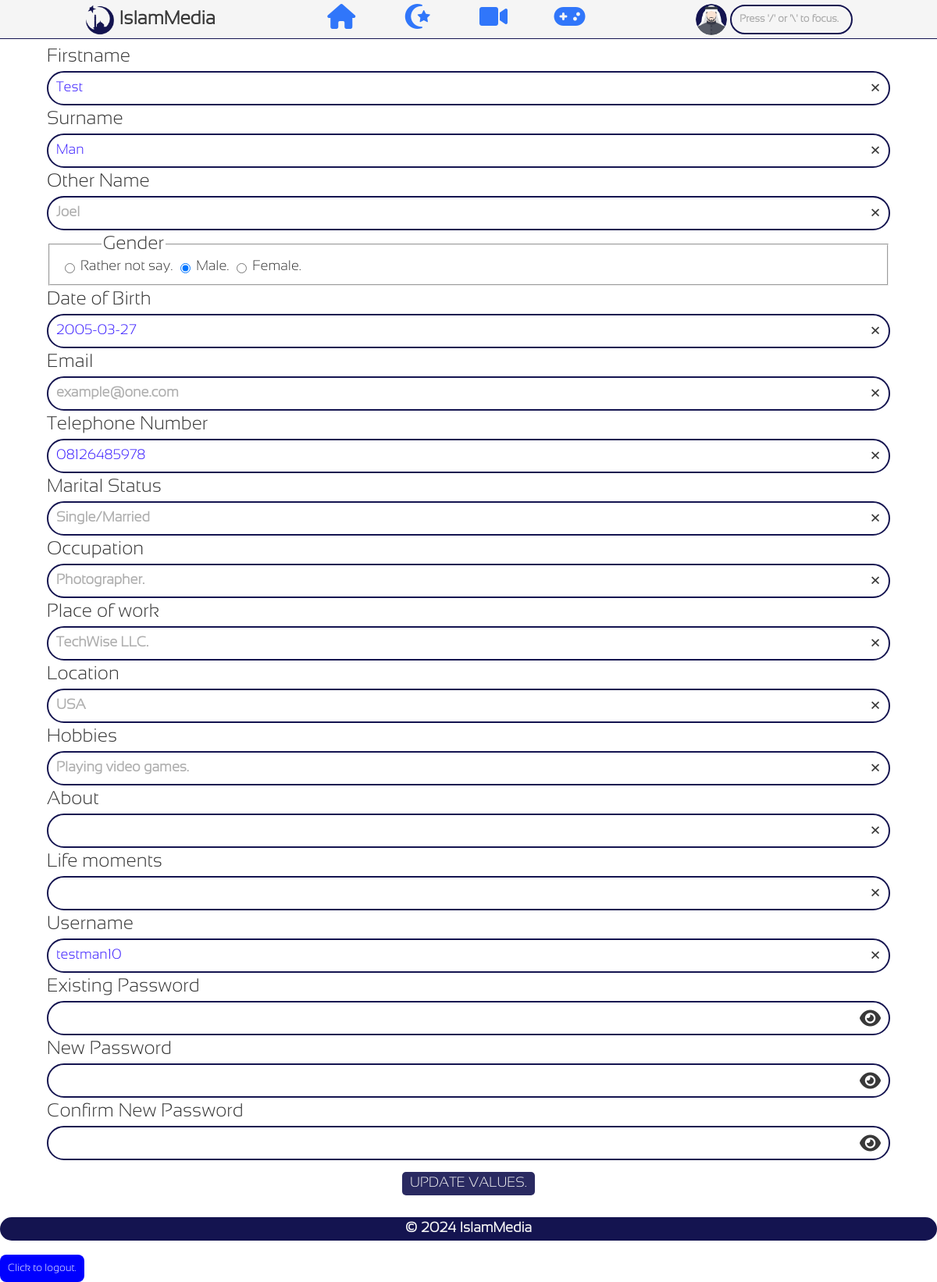
The app's page /edit_user_info.php (signed in) with its own data.
### tables this page shows
CREATE TABLE `users` (
  `userID` int(40) NOT NULL,
  `userImg` varchar(255) NOT NULL,
  `userName` varchar(255) NOT NULL,
  `passWord` varchar(255) NOT NULL,
  `firstName` varchar(255) NOT NULL,
  `surName` varchar(255) NOT NULL,
  `otherName` varchar(255) NOT NULL,
  `gender` varchar(40) NOT NULL,
  `dateOfBirth` date NOT NULL,
  `email` varchar(255) NOT NULL,
  `telephoneNumber` text NOT NULL,
  `maritalStatus` varchar(255) NOT NULL,
  `occupation` varchar(255) NOT NULL,
  `placeOfWork` varchar(255) NOT NULL,
  `location` varchar(255) NOT NULL,
  `hobbies` varchar(255) NOT NULL,
  `about` varchar(255) NOT NULL,
  `lifeMoments` text NOT NULL,
  `dateJoined` date NOT NULL DEFAULT current_timestamp(),
  `userType` varchar(255) NOT NULL DEFAULT 'user',
  `mailVerified` varchar(255) NOT NULL
);

### user_img.php (called while the page is built, shortened)
<?php
    $user_img = "uploads/profile_pics/" . sha1($_SESSION['islammedia_curr_user']);
    if (!file_exists($user_img)) {
        $stmt = $conn -> prepare("SELECT `gender` FROM `users` WHERE `userID`= ?;");
        $stmt -> bind_param("i", $_SESSION['islammedia_curr_user']);
        if ($stmt -> execute()) {
            $result = $stmt -> get_result();
        } else {
            $err = "Sorry, an error occurred, we are trying to fix it as soon as possible!";
            require("footer.php");
            exit;
        }
        if($result -> num_rows == 1) {
            while ($row = $result -> fetch_assoc()) {
                $gender = $row['gender'];
            }
        }
    }
?>

### edit_user_info.php (the view, shortened to what this page needs)
<?php
    require("connection.php");
    if($_SERVER['REQUEST_METHOD'] == "POST"){
        if (isset($_POST['firstname'])) {
            $firstname = sanitize_input($_POST['firstname']);
            $continue = 1;
        } else {
            $continue = 0;
        }
        if (isset($_POST['surname']) && $continue != 0) {
            $surname = sanitize_input($_POST['surname']);
            $continue = 1;
        } else {
            $continue = 0;
        }
        if (isset($_POST['other_name']) && $continue != 0) {
            $other_name = sanitize_input($_POST['other_name']);
            $continue = 1;
        } else {
            $continue = 0;
        }
        if (isset($_POST['gender']) && $continue != 0) {
            $gender = sanitize_input($_POST['gender']);
            $continue = 1;
        } else {
            $continue = 0;
        }
        if (isset($_POST['date_of_birth']) && $continue != 0) {
            $date_of_birth = sanitize_input($_POST['date_of_birth']);
            $continue = 1;
        } else {
            $continue = 0;
        }
        if (isset($_POST['email']) && $continue != 0) {
            $email = sanitize_input($_POST['email']);
            $continue = 1;
        } else {
            $continue = 0;
        }
        if (isset($_POST['telephone_number']) && $continue != 0) {
            $telephone_number = sanitize_input($_POST['telephone_number']);
            $continue = 1;
        } else {
            $continue = 0;
        }
        if (isset($_POST['marital_status']) && $continue != 0) {
            $marital_status = sanitize_input($_POST['marital_status']);
            $continue = 1;
        } else {
            $continue = 0;
        }
        if (isset($_POST['occupation']) && $continue != 0) {
            $occupation = sanitize_input($_POST['occupation']);
            $continue = 1;
        } else {
            $continue = 0;
        }
        if (isset($_POST['place_of_work']) && $continue != 0) {
            $place_of_work = sanitize_input($_POST['place_of_work']);
            $continue = 1;
        } else {
            $continue = 0;
        }
        if (isset($_POST['location']) && $continue != 0) {
            $location = sanitize_input($_POST['location']);
            $continue = 1;
        } else {
            $continue = 0;
        }
        if (isset($_POST['hobbies']) && $continue != 0) {
            $hobbies = sanitize_input($_POST['hobbies']);
            $continue = 1;
        } else {
            $continue = 0;
        }
        if (isset($_POST['about']) && $continue != 0) {
            $about = sanitize_input($_POST['about']);
            $continue = 1;
        } else {
            $continue = 0;
        }
        if (isset($_POST['life_moments']) && $continue != 0) {
            $life_moments = sanitize_input($_POST['life_moments']);
            $continue = 1;
        } else {
            $continue = 0;
        }
        if (isset($_POST['username']) && $continue != 0) {
            $username = sanitize_input($_POST['username']);
            $continue = 1;
        } else {
            $continue = 0;
        }
        if (isset($_POST['password']) && $continue != 0) {
            $password = sanitize_input($_POST['password'], FALSE);
            $continue = 1;
        } else {
            $continue = 0;
        }
        if (isset($_POST['npassword']) && $continue != 0) {
            $npassword = sanitize_input($_POST['npassword'], FALSE);
            $continue = 1;
        } else {
            $continue = 0;
        }
        if (isset($_POST['cpassword']) && $continue != 0) {
            $cpassword = sanitize_input($_POST['cpassword'], FALSE);
            $continue = 1;
        } else {
            $continue = 0;
        }
        if (isset($continue) && $continue == 1) {
            check_firstname();
        } else {
            $err = "The server received an incomplete request!";
            get_user_data();
        }
    } else {
       get_user_data();
    }
    function sanitize_input($data, $trim = TRUE){
        if($trim === TRUE){
            $data = trim($data);
        }
        $data = htmlentities($data, ENT_QUOTES);
        return $data;
    }
    function get_user_data() {
        global $conn, $firstname, $surname, $other_name, $gender, $date_of_birth, $email, $telephone_number, $marital_status, $occupation, $place_of_work, $location, $hobbies, $about, $life_moments, $username;
        $stmt = $conn -> prepare("SELECT `username`, `firstName`, `surName`, `otherName`, `gender`, `dateOfBirth`, `email`,`telephoneNumber`, `maritalStatus`, `occupation`, `placeOfWork`, `location`, `hobbies`, `about`, `lifeMoments` FROM `users` WHERE `userID`= ?;");
        $stmt -> bind_param("i", $_SESSION['islammedia_curr_user']);
        if($stmt -> execute()){
            $result = $stmt -> get_result();
        } else {
            $err = "Sorry, an error occurred, we are trying to fix it as soon as possible!";
            return;
        }
        if ($result -> num_rows == 1) {
            while ($row = $result->fetch_assoc()) {
                $firstname = $row['firstName'];
                $surname = $row['surName'];
                $other_name = $row['otherName'];
                $date_of_birth = $row['dateOfBirth'];
                $email = $row['email'];
                $telephone_number = $row['telephoneNumber'];
                $marital_status = $row['maritalStatus'];
                $occupation = $row['occupation'];
                $place_of_work = $row['placeOfWork'];
                $location = $row['location'];
                $hobbies = $row['hobbies'];
                $about = $row['about'];
                $life_moments = $row['lifeMoments'];
                $username = $row['username'];
            }
        } else {
            require('security.php');
            insert_suspect();
        }
    }
    require_once("header.php");
?>
    <form method="POST" action="<?php echo(sanitize_input($_SERVER['PHP_SELF'])); ?>" name="edit_profile" class="form1">
        <label for="firstname" class="label1">Firstname</label>
        <div class="input_div">
            <input type="text" class="input1" id="firstname" name="firstname" placeholder ="John" value="<?php if(isset($firstname)){ echo ($firstname);} ?>" autocomplete="off"/>
            <span class="post_input" onclick="empty_this(document.getElementById('firstname'))">&times;</span>
        </div>
        <label for="surname" class="label1">Surname</label>
        <div class="input_div">
            <input type="text" class="input1" id="surname" name="surname" placeholder ="Doe" value="<?php if(isset($surname)){ echo ($surname);} ?>" autocomplete="off"/>
            <span class="post_input" onclick="empty_this(document.getElementById('surname'))">&times;</span>
        </div>
        <label for="other_name" class="label1">Other Name</label>
        <div class="input_div">
            <input type="text" class="input1" id="other_name" name="other_name" placeholder ="Joel" value="<?php if(isset($other_name)){ echo ($other_name);} ?>" autocomplete="off"/>
            <span class="post_input" onclick="empty_this(document.getElementById('other_name'))">&times;</span>
        </div>
        <div class="div">
            <fieldset>
                <legend class="label1">Gender</legend>
                <div class="radio_input1">
                    <input type="radio" class="radio_input" id="rather_not_say" name="gender" value="r" <?php if((isset($gender) && $gender == "r") || empty($gender)){ echo ("checked"); } ?>/>
                    <label for="rather_not_say">Rather not say.</label>
                </div>
                <div class="radio_input1">
                    <input type="radio" class="radio_input" id="male" name="gender" value="m" <?php if(isset($gender) && $gender == "m"){ echo ("checked");} ?>/>
                    <label for="male">Male.</label>
                </div>
                <div class="radio_input1">
                    <input type="radio" class="radio_input" id="female" name="gender" value="f" <?php if(isset($gender) && $gender == "f"){ echo ("checked");} ?>/>
                    <label for="female">Female.</label>
                </div>
            </fieldset>
        </div>
        <label for="date_of_birth" class="label1">Date of Birth</label>
        <div class="input_div">
            <input type="text" class="input1" id="date_of_birth" name="date_of_birth" placeholder="DD-MM-YYYY or YYYY-MM-DD" value="<?php if(isset($date_of_birth)) {echo($date_of_birth);}; ?>" autocomplete="off"/>
            <span class="post_input" onclick="empty_this(document.getElementById('date_of_birth'))">&times;</span>
        </div>
        <label for="email" class="label1">Email</label>
        <div class="input_div">
            <input type="email" class="input1" id="email" name="email" placeholder="example@one.com" value="<?php if(isset($email)) {echo($email);}; ?>" autocomplete="off"/>
            <span class="post_input" onclick="empty_this(document.getElementById('email'))">&times;</span>
        </div>
        <label for="telephone_number" class="label1">Telephone Number</label>
        <div class="input_div">
            <input type="text" class="input1" id="telephone_number" name="telephone_number" placeholder="01**********56" value="<?php if(isset($telephone_number)) {echo($telephone_number);}; ?>" autocomplete="off"/>
            <span class="post_input" onclick="empty_this(document.getElementById('telephone_number'))">&times;</span>
        </div>
        <label for="marital_status" class="label1">Marital Status</label>
        <div class="input_div">
            <input type="text" class="input1" id="marital_status" name="marital_status" placeholder="Single/Married" value="<?php if(isset($marital_status)) {echo($marital_status);}; ?>" autocomplete="off"/>
            <span class="post_input" onclick="empty_this(document.getElementById('marital_status'))">&times;</span>
        </div>
        <label for="occupation" class="label1">Occupation</label>
        <div class="input_div">
            <input type="text" class="input1" id="occupation" name="occupation" placeholder="Photographer." value="<?php if(isset($occupation)) {echo($occupation);}; ?>" autocomplete="off"/>
            <span class="post_input" onclick="empty_this(document.getElementById('occupation'))">&times;</span>
        </div>
        <label for="place_of_work" class="label1">Place of work</label>
        <div class="input_div">
            <input type="text" class="input1" id="place_of_work" name="place_of_work" placeholder="TechWise LLC." value="<?php if(isset($place_of_work)) {echo($place_of_work);}; ?>" autocomplete="off"/>
            <span class="post_input" onclick="empty_this(document.getElementById('place_of_work'))">&times;</span>
        </div>
        <label for="location" class="label1">Location</label>
        <div class="input_div">
            <input type="text" class="input1" id="location" name="location" placeholder="USA" value="<?php if(isset($location)) {echo($location);}; ?>" autocomplete="off"/>
            <span class="post_input" onclick="empty_this(document.getElementById('location'))">&times;</span>
        </div>
        <label for="hobbies" class="label1">Hobbies</label>
        <div class="input_div">
            <input type="text" class="input1" id="hobbies" name="hobbies" placeholder="Playing video games." value="<?php if(isset($hobbies)) {echo($hobbies);}; ?>" autocomplete="off"/>
            <span class="post_input" onclick="empty_this(document.getElementById('hobbies'))">&times;</span>
        </div>
        <label for="about" class="label1">About</label>
        <div class="input_div">
            <input type="text" class="input1" id="about" name="about" placeholder="" value="<?php if(isset($about)) {echo($about);}; ?>" autocomplete="off"/>
            <span class="post_input" onclick="empty_this(document.getElementById('about'))">&times;</span>
        </div>
        <label for="life_moments" class="label1">Life moments</label>
        <div class="input_div">
            <input type="text" class="input1" id="life_moments" name="life_moments" placeholder="" value="<?php if(isset($life_moments)) {echo($life_moments);}; ?>" autocomplete="off"/>
            <span class="post_input" onclick="empty_this(document.getElementById('life_moments'))">&times;</span>
        </div>
        <label for="username" class="label1">Username</label>
        <div class="input_div">
            <input type="text" class="input1" id="username" name="username" placeholder="john_doe" value="<?php if(isset($username)) {echo($username);};?>" autocomplete="off"/>
            <span class="post_input" onclick="empty_this(document.getElementById('username'))">&times;</span>
        </div>
        <label for="password" class="label1">Existing Password</label>
        <div class="input_div">
            <input type="password" class="input1" id="password" name="password" value="" autocomplete="off"/>
            <span class="post_input icon1 icon" onclick="psw_vis(document.getElementById('password'), this)"></span>
        </div>
        <label for="npassword" class="label1">New Password</label>
        <div class="input_div">
            <input type="password" class="input1" id="npassword" name="npassword" value="" autocomplete="off"/>
            <span class="post_input icon1 icon" onclick="psw_vis(document.getElementById('npassword'), this)"></span>
        </div>
        <label for="cpassword" class="label1">Confirm New Password</label>
        <div class="input_div">
            <input type="password" class="input1" id="cpassword" name="cpassword" value="" autocomplete="off"/>
            <span class="post_input icon1 icon" onclick="psw_vis(document.getElementById('cpassword'), this)"></span>
        </div>
        <div class="center div">
            <button type="submit" class="submit_button">UPDATE VALUES.</button>
        </div>
    </form>
<?php
    require_once("footer.php");
?>

### records on screen
users: firstname "Test", surname "Man", gender "☐ Rather not say.", gender "☑ Male.", gender "☐ Female.", date_of_birth "2005-03-27", telephone_number "08126485978", username "testman10"
